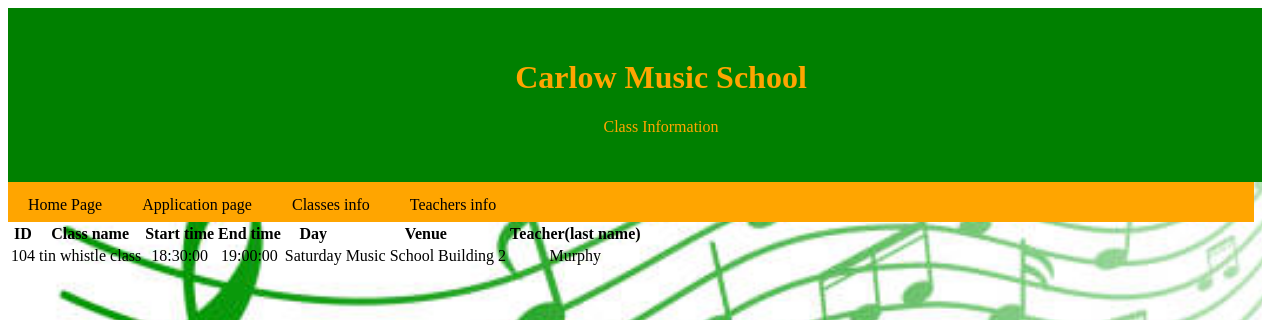
The app's page /classInfo.php?class_id=104 with its own data.
### tables this page shows
CREATE TABLE `class_info` (
  `class_id` int(11) NOT NULL,
  `class_name` varchar(30) NOT NULL,
  `start_time` time NOT NULL,
  `end_time` time NOT NULL,
  `day` varchar(10) NOT NULL,
  `venue_name` varchar(255) NOT NULL,
  `teacher_lastname` varchar(255) NOT NULL
);

### classInfo.php (the view, shortened to what this page needs)
<!doctype html>
<html lang="en-ie">
<head>
	 <link rel="stylesheet" href="stylepage.css">
</head>
<body>
		<?php
			$host = "localhost";
			$user = "root";
			$pass = "";
			$dbName = "db_musicSchool";
			$conn = new mysqli( $host, $user, $pass, $dbName );
		?>
		<div class="header">
				<h1>Carlow Music School</h1>
				<p>Class Information</p>
			</div>
			<div class="navbar">
				<a href="index.php">Home Page</a>
				<a href="applicationPage.html">Application page</a>
				<a href="classInfo.php">Classes info</a>
				<a href="teacherInfo.php">Teachers info</a>
			</div>
<?php
	  if( isset( $_GET["class_id"] ) ) {
        $id = $_GET["class_id"];
        $sql = "SELECT * FROM class_info WHERE class_id = '$id';";
        if( !$result = $conn->query($sql) ) {
            die( "Unable to process your SQL command.<br />" );
        }
        echo "<table><tr><th>ID</th><th>Class name</th><th>Start time</th><th>End time</th><th>Day</th><th>Venue</th><th>Teacher(last name)</th></tr>";
        while($row = $result->fetch_assoc()) {
            $id = $row["class_id"];
            $name = $row["class_name"];
            $start = $row["start_time"];
            $end = $row["end_time"];
			$day = $row["day"];
			$venue = $row["venue_name"];
			$teacherName = $row["teacher_lastname"];
            echo "<tr><td>$id</td><td>$name</td><td>$start</td><td>$end</td><td>$day</td><td>$venue</td><td>$teacherName</td></tr>";
        }
        echo "</table>";
	}
?>
</body>
</html>

### stylepage.css (style rules this page uses)
.header { padding: 30px; text-align: center; background-color: green; color: orange; width: 100%; }
.navbar { overflow: hidden; background-color: orange; height: 40px; }
.navbar a:link { font: arial; float: left; display: block; text-align: center; text-decoration: none; color: black; height: 40px; padding: 14px 20px; }
p { border: 2px solid-black; }
body { text-align: center; background-image: url('musicBackground.jpg'); background-repeat: no-repeat; background-attachment: fixed; background-size: cover; }

### records on screen
class_info: class_id "104", class_name "tin whistle class", start_time "18:30:00", end_time "19:00:00", day "Saturday", venue_name "Music School Building 2", teacher_lastname "Murphy"
